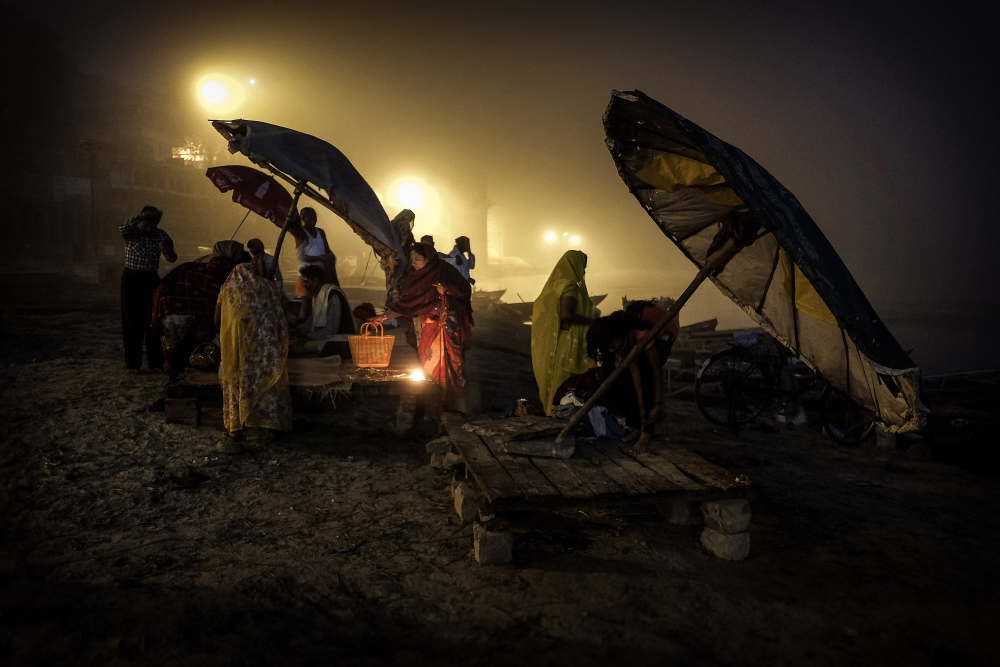
#> input picture LIME_V1.2/img/inp_4.jpg, 2000 x 1333 px (shown at 1/2 size)
$ python lime.py
#> lines starting #> are read from the running program, lines starting #| are printed output that depends on the picture
from __future__ import division
import cv2
import numpy as np
from matplotlib import pyplot as plt

#import fun1

#img = cv2.imread('res_27_3.jpg',0)

for i in range(2,13):
	img = cv2.imread('img/inp_4.jpg',0)
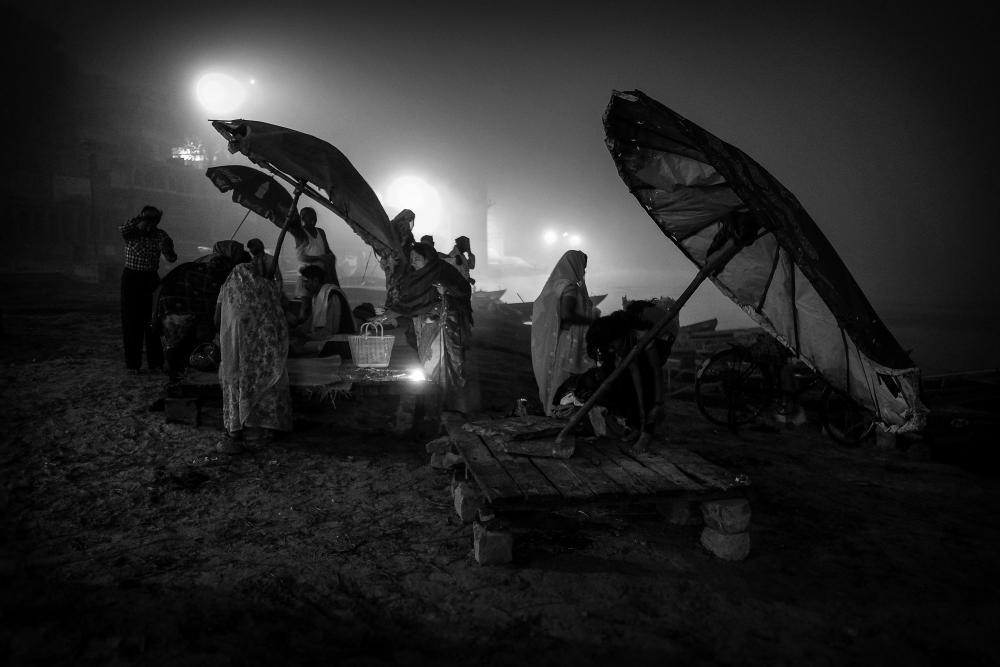
#> img: shape (1333, 2000) (shown at 1/2 size); min 0, max 255, mean 39
	equ = cv2.equalizeHist(img)
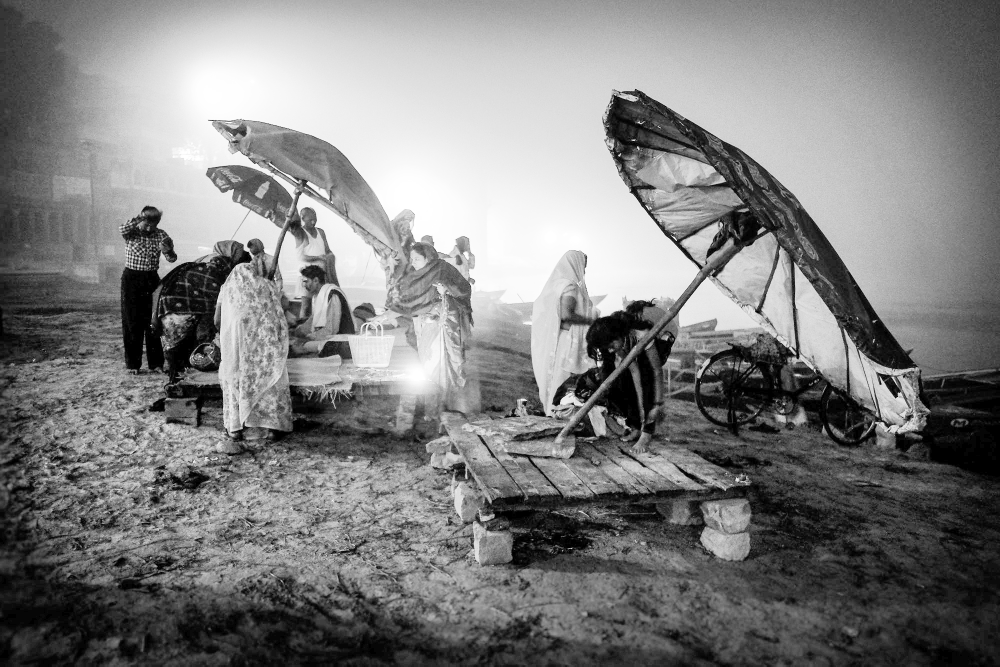
#> equ: shape (1333, 2000) (shown at 1/2 size); min 0, max 255, mean 127.1
	res = np.hstack((img,equ)) #stacking images side-by-side
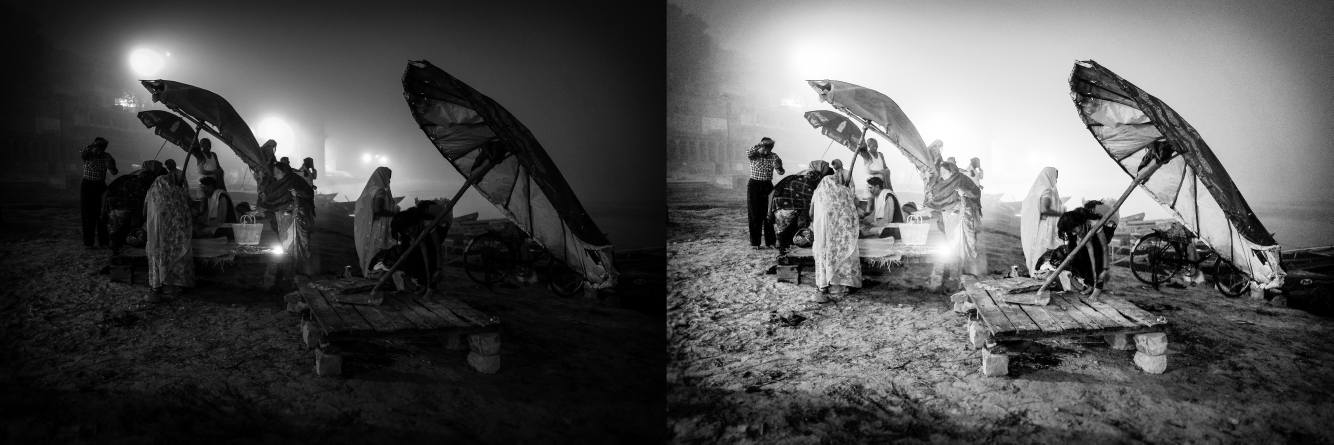
#> res: shape (1333, 4000) (shown at 1/3 size); min 0, max 255, mean 83
	cv2.imwrite('img/output_4.jpg',res)

img = cv2.imread('img/output_4.jpg',0)
#> img: shape (1333, 4000); min 0, max 255, mean 83
# create a mask
mask = np.zeros(img.shape[:2], np.uint8)
mask[100:300, 100:400] = 255
masked_img = cv2.bitwise_and(img,img,mask = mask)
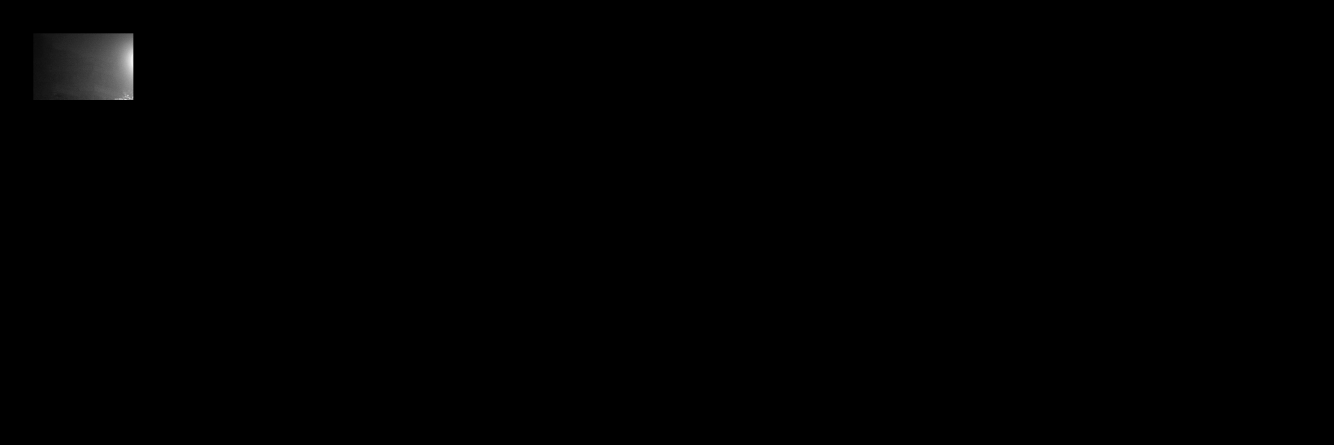
#> masked_img: shape (1333, 4000) (shown at 1/3 size); min 0, max 252, mean 0.8

# Calculate histogram with mask and without mask
# Check third argument for mask
hist_full = cv2.calcHist([img],[0],None,[256],[0,256])
hist_mask = cv2.calcHist([img],[0],mask,[256],[0,256])

plt.subplot(221), plt.imshow(img, 'gray')
plt.subplot(222), plt.imshow(mask,'gray')
plt.subplot(223), plt.imshow(masked_img, 'gray')
plt.subplot(224), plt.plot(hist_full), plt.plot(hist_mask)
plt.xlim([0,256])

plt.show()
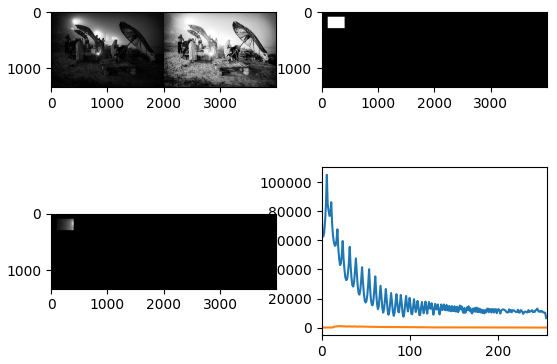
#> figure drawn by matplotlib, 4 panels; panel 4: curve peaks at x = 6, y = 105110; panel 4: curve peaks at x = 20, y = 993

#Smoothing Images
#blur = cv2.blur(img,(5,5))
blur = cv2.GaussianBlur(img,(5,5),0)

plt.subplot(121),plt.imshow(img),plt.title('Original')
plt.xticks([]), plt.yticks([])
plt.subplot(122),plt.imshow(blur),plt.title('Blurred')
plt.xticks([]), plt.yticks([])
plt.show()


#Show Actual Output and input
#img = cv2.imread('img/output.jpg',0)
screen_res = 1280, 720
scale_width = screen_res[0] / img.shape[1]
#> scale_width = 0.32
scale_height = screen_res[1] / img.shape[0]
#> scale_height = 0.54
scale = min(scale_width, scale_height)
#> scale = 0.32
window_width = int(img.shape[1] * scale)
#> window_width = 1280
window_height = int(img.shape[0] * scale)
#> window_height = 426

cv2.namedWindow('dst_rt', cv2.WINDOW_NORMAL)
cv2.resizeWindow('dst_rt', window_width, window_height)

cv2.imshow('dst_rt', img)
cv2.waitKey(0)
cv2.destroyAllWindows()
